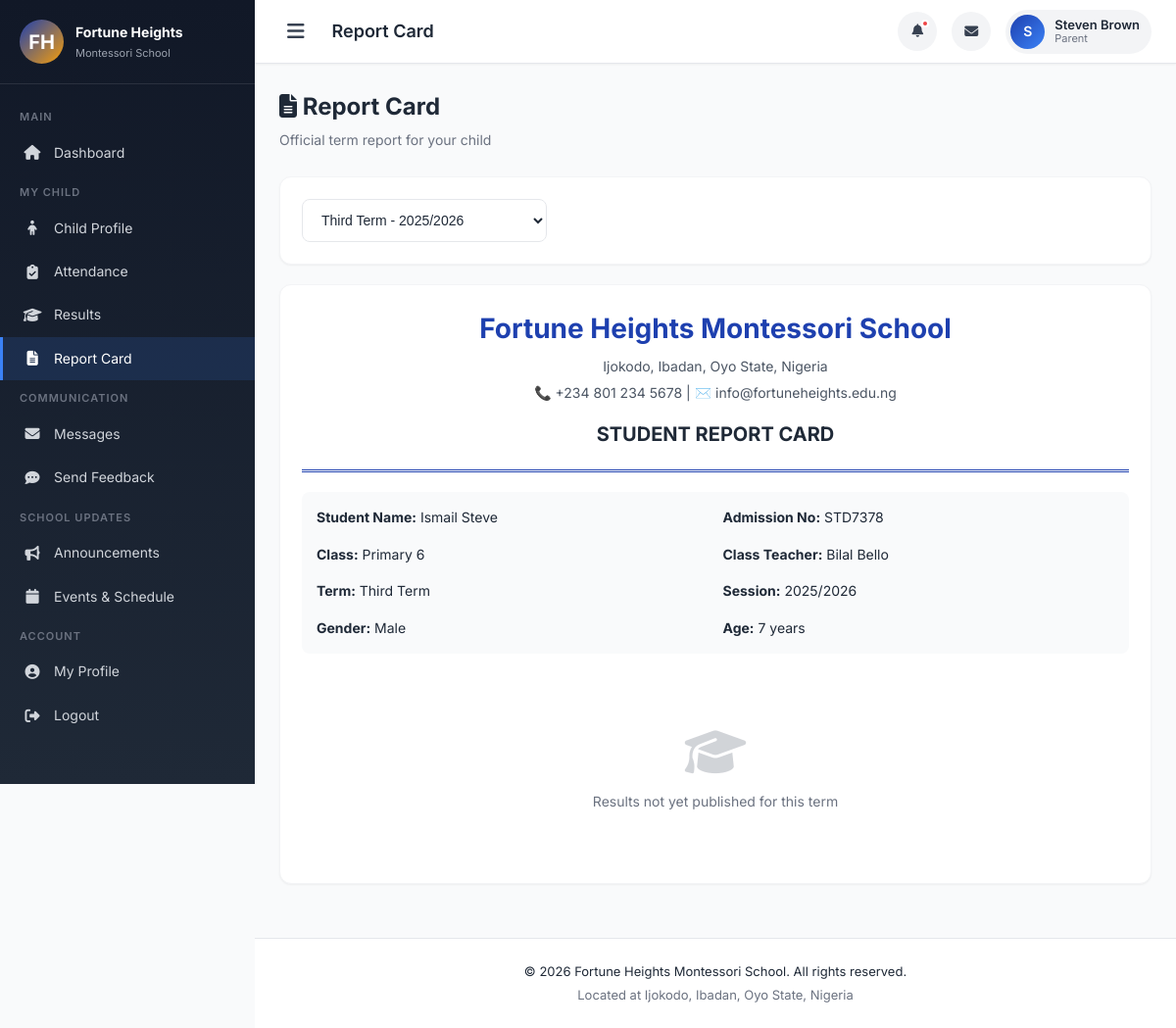
The page /public/index.php?page=report-card (signed in) on the database its author committed.
### tables this page shows
CREATE TABLE `students` (
  `id` int(11) NOT NULL,
  `admission_no` varchar(20) NOT NULL,
  `full_name` varchar(150) NOT NULL,
  `gender` enum('Male','Female') NOT NULL,
  `date_of_birth` date NOT NULL,
  `class_id` int(11) NOT NULL,
  `parent_id` int(11) NOT NULL,
  `admission_date` date NOT NULL,
  `address` text DEFAULT NULL,
  `medical_info` text DEFAULT NULL,
  `avatar` varchar(255) DEFAULT 'default.png',
  `is_active` tinyint(1) DEFAULT 1,
  `created_at` timestamp NOT NULL DEFAULT current_timestamp()
);

CREATE TABLE `classes` (
  `id` int(11) NOT NULL,
  `class_name` varchar(100) NOT NULL,
  `class_code` varchar(20) NOT NULL,
  `level` enum('Creche','Nursery','Primary') NOT NULL,
  `capacity` int(11) DEFAULT 30,
  `created_at` timestamp NOT NULL DEFAULT current_timestamp()
);

CREATE TABLE `teachers` (
  `id` int(11) NOT NULL,
  `staff_id` varchar(20) NOT NULL,
  `full_name` varchar(150) NOT NULL,
  `email` varchar(150) NOT NULL,
  `phone` varchar(20) DEFAULT NULL,
  `gender` enum('Male','Female') NOT NULL,
  `qualification` varchar(150) DEFAULT NULL,
  `password` varchar(255) NOT NULL,
  `avatar` varchar(255) DEFAULT 'default.png',
  `class_id` int(11) DEFAULT NULL,
  `is_active` tinyint(1) DEFAULT 1,
  `last_login` datetime DEFAULT NULL,
  `created_at` timestamp NOT NULL DEFAULT current_timestamp()
);

CREATE TABLE `academic_terms` (
  `id` int(11) NOT NULL,
  `session_id` int(11) NOT NULL,
  `term_name` varchar(50) NOT NULL,
  `start_date` date NOT NULL,
  `end_date` date NOT NULL,
  `is_current` tinyint(1) DEFAULT 0,
  `created_at` timestamp NOT NULL DEFAULT current_timestamp()
);

CREATE TABLE `academic_sessions` (
  `id` int(11) NOT NULL,
  `session_name` varchar(50) NOT NULL,
  `start_date` date NOT NULL,
  `end_date` date NOT NULL,
  `is_current` tinyint(1) DEFAULT 0,
  `created_at` timestamp NOT NULL DEFAULT current_timestamp()
);

### app/helpers/Functions.php (called while the page is built, shortened)
<?php
function e($string) {
    return htmlspecialchars($string ?? '', ENT_QUOTES, 'UTF-8');
}
function getCurrentTerm() {
    $db = db();
    $stmt = $db->query("SELECT t.*, s.session_name
        FROM academic_terms t
        JOIN academic_sessions s ON t.session_id = s.id
        WHERE t.is_current = 1 LIMIT 1");
    return $stmt->fetch();
}

### app/views/parent/report_card.php (the view, shortened to what this page needs)
<?php
require_once APP_PATH . '/views/layouts/header.php';
$db = db();
$terms = $db->query("SELECT t.*, s.session_name FROM academic_terms t
    JOIN academic_sessions s ON t.session_id = s.id ORDER BY t.start_date DESC")->fetchAll();
$selectedTerm = $_GET['term_id'] ?? (getCurrentTerm()['id'] ?? null);
$selectedChild = $_GET['child_id'] ?? null;
$stmt = $db->prepare("SELECT s.*, c.class_name, t.full_name as class_teacher
    FROM students s
    JOIN classes c ON s.class_id = c.id
    LEFT JOIN teachers t ON c.id = t.class_id
    WHERE s.parent_id = ? AND s.is_active = 1 ORDER BY s.full_name");
$stmt->execute([Auth::id()]);
$children = $stmt->fetchAll();
if (!$selectedChild && !empty($children)) $selectedChild = $children[0]['id'];
$results = [];
if ($selectedChild && $selectedTerm) {
    $stmt = $db->prepare("SELECT r.*, sub.subject_name
        FROM results r JOIN subjects sub ON r.subject_id = sub.id
        WHERE r.student_id = ? AND r.term_id = ? AND r.is_published = 1
        ORDER BY sub.subject_name");
    $stmt->execute([$selectedChild, $selectedTerm]);
    $results = $stmt->fetchAll();
}
$selectedChildData = null;
foreach ($children as $c) {
    if ($c['id'] == $selectedChild) { $selectedChildData = $c; break; }
}
?>
<div class="dashboard-wrapper">
    <?php include APP_PATH . '/views/layouts/sidebar.php'; ?>
    <div class="main-content">
        <?php include APP_PATH . '/views/layouts/topbar.php'; ?>
        <div class="content-area">
            <div class="page-header no-print">
                <div>
                    <h2><i class="fas fa-file-alt"></i> Report Card</h2>
                    <p>Official term report for your child</p>
                </div>
            </div>
            <?php if (empty($children)): ?>
                <div class="card"><div class="card-body">
                    <div class="empty-state"><i class="fas fa-child"></i><p>No children registered</p></div>
                </div></div>
            <?php else: ?>
                <div class="card mb-3 no-print">
                    <div class="card-body">
                        <form method="GET" class="d-flex gap-2 align-center" style="flex-wrap:wrap;">
                            <select name="term_id" class="form-control" style="width:250px;" onchange="this.form.submit()">
                                <?php foreach ($terms as $t): ?>
                                    <option value="<?= $t['id'] ?>" <?= $t['id'] == $selectedTerm ? 'selected' : '' ?>>
                                        <?= e($t['term_name']) ?> - <?= e($t['session_name']) ?>
                                    </option>
                                <?php endforeach; ?>
                            </select>
                        </form>
                    </div>
                </div>
                <?php if ($selectedChildData && $selectedTerm): ?>
                    <div class="card report-card">
                        <div class="card-body">
                            <div style="text-align:center;border-bottom:3px double var(--primary);padding-bottom:20px;margin-bottom:20px;">
                                <h1 style="color:var(--primary);margin:0;font-size:28px;"><?= e(SCHOOL_NAME) ?></h1>
                                <p style="margin:5px 0;color:var(--gray-600);"><?= e(SCHOOL_ADDRESS) ?></p>
                                <p style="margin:5px 0;color:var(--gray-600);">📞 <?= e(SCHOOL_PHONE) ?> | ✉️ <?= e(SCHOOL_EMAIL) ?></p>
                                <h2 style="margin-top:15px;color:var(--gray-800);font-size:20px;">STUDENT REPORT CARD</h2>
                            </div>
                            <div style="display:grid;grid-template-columns:repeat(2,1fr);gap:15px;margin-bottom:25px;padding:15px;background:var(--gray-50);border-radius:var(--radius);">
                                <div><strong>Student Name:</strong> <?= e($selectedChildData['full_name']) ?></div>
                                <div><strong>Admission No:</strong> <?= e($selectedChildData['admission_no']) ?></div>
                                <div><strong>Class:</strong> <?= e($selectedChildData['class_name']) ?></div>
                                <div><strong>Class Teacher:</strong> <?= e($selectedChildData['class_teacher'] ?? 'N/A') ?></div>
                                <div><strong>Term:</strong> <?= e($terms[array_search($selectedTerm, array_column($terms, 'id'))]['term_name'] ?? '') ?></div>
                                <div><strong>Session:</strong> <?= e($terms[array_search($selectedTerm, array_column($terms, 'id'))]['session_name'] ?? '') ?></div>
                                <div><strong>Gender:</strong> <?= e($selectedChildData['gender']) ?></div>
                                <div><strong>Age:</strong> <?= floor((time() - strtotime($selectedChildData['date_of_birth'])) / (365.25 * 24 * 3600)) ?> years</div>
                            </div>
                            <?php if (empty($results)): ?>
                                <div class="empty-state">
                                    <i class="fas fa-graduation-cap"></i>
                                    <p>Results not yet published for this term</p>
                                </div>
                            <?php endif; ?>
                        </div>
                    </div>
                <?php endif; ?>
            <?php endif; ?>
        </div>
        <?php include APP_PATH . '/views/layouts/footer.php'; ?>

### public/assets/css/style.css (style rules this page uses)
:root { --primary: #1e40af; --primary-dark: #1e3a8a; --primary-light: #3b82f6; --secondary: #f59e0b; --secondary-dark: #d97706; --success: #10b981; --danger: #ef4444; --warning: #f59e0b; --info: #06b6d4; --dark: #1f2937; --gray-900: #111827; --gray-800: #1f2937; --gray-700: #374151; --gray-600: #4b5563; --gray-500: #6b7280; --gray-400: #9ca3af; --gray-300: #d1d5db; --gray-200: #e5e7eb; --gray-100: #f3f4f6; --gray-50: #f9fafb; --white: #ffffff; --sidebar-width: 260px; --topbar-height: 65px; --shadow-sm: 0 1px 2px rgba(0,0,0,0.05); --shadow: 0 4px 6px -1px rgba(0,0,0,0.1), 0 2px 4px -1px rgba(0,0,0,0.06); --shadow-lg: 0 10px 15px -3px rgba(0,0,0,0.1), 0 4px 6px -2px rgba(0,0,0,0.05); --radius-sm: 0.25rem; --radius: 0.5rem; --radius-lg: 0.75rem; --radius-xl: 1rem; --transition: all 0.3s ease; }
* { margin: 0; padding: 0; box-sizing: border-box; }
body { font-family: 'Inter', -apple-system, BlinkMacSystemFont, 'Segoe UI', Roboto, sans-serif; font-size: 14px; line-height: 1.6; color: var(--gray-800); background: var(--gray-50); overflow-x: hidden; }
.form-control { width: 100%; padding: 12px 15px; border: 1.5px solid var(--gray-200); border-radius: var(--radius); font-size: 14px; transition: var(--transition); background: var(--white); color: var(--gray-800); }
.dashboard-wrapper { display: flex; min-height: 100vh; }
.main-content { flex: 1; margin-left: var(--sidebar-width); transition: var(--transition); min-width: 0; }
.content-area { padding: 25px; }
.page-header { display: flex; justify-content: space-between; align-items: center; margin-bottom: 25px; flex-wrap: wrap; gap: 15px; }
.page-header h2 { font-size: 24px; font-weight: 700; color: var(--gray-800); }
.page-header p { color: var(--gray-500); font-size: 14px; margin-top: 4px; }
.card { background: var(--white); border-radius: var(--radius-lg); box-shadow: var(--shadow-sm); overflow: hidden; transition: var(--transition); border: 1px solid var(--gray-100); }
.card-body { padding: 22px; }
.mb-3 { margin-bottom: 20px; }
.d-flex { display: flex; }
.align-center { align-items: center; }
.gap-2 { gap: 15px; }
.empty-state { text-align: center; padding: 50px 20px; color: var(--gray-500); }
.empty-state i { font-size: 50px; margin-bottom: 15px; opacity: 0.3; }

### public/assets/css/responsive.css (style rules this page uses)
:root { --primary: #1e40af; --primary-dark: #1e3a8a; --primary-light: #3b82f6; --secondary: #f59e0b; --secondary-dark: #d97706; --success: #10b981; --danger: #ef4444; --warning: #f59e0b; --info: #06b6d4; --dark: #1f2937; --gray-900: #111827; --gray-800: #1f2937; --gray-700: #374151; --gray-600: #4b5563; --gray-500: #6b7280; --gray-400: #9ca3af; --gray-300: #d1d5db; --gray-200: #e5e7eb; --gray-100: #f3f4f6; --gray-50: #f9fafb; --white: #ffffff; --sidebar-width: 260px; --topbar-height: 65px; --shadow-sm: 0 1px 2px rgba(0,0,0,0.05); --shadow: 0 4px 6px -1px rgba(0,0,0,0.1), 0 2px 4px -1px rgba(0,0,0,0.06); --shadow-lg: 0 10px 15px -3px rgba(0,0,0,0.1), 0 4px 6px -2px rgba(0,0,0,0.05); --radius-sm: 0.25rem; --radius: 0.5rem; --radius-lg: 0.75rem; --radius-xl: 1rem; --transition: all 0.3s ease; }
* { margin: 0; padding: 0; box-sizing: border-box; }
body { font-family: 'Inter', -apple-system, BlinkMacSystemFont, 'Segoe UI', Roboto, sans-serif; font-size: 14px; line-height: 1.6; color: var(--gray-800); background: var(--gray-50); overflow-x: hidden; }
.form-control { width: 100%; padding: 12px 15px; border: 1.5px solid var(--gray-200); border-radius: var(--radius); font-size: 14px; transition: var(--transition); background: var(--white); color: var(--gray-800); }
.dashboard-wrapper { display: flex; min-height: 100vh; }
.main-content { flex: 1; margin-left: var(--sidebar-width); transition: var(--transition); min-width: 0; }
.content-area { padding: 25px; }
.page-header { display: flex; justify-content: space-between; align-items: center; margin-bottom: 25px; flex-wrap: wrap; gap: 15px; }
.page-header h2 { font-size: 24px; font-weight: 700; color: var(--gray-800); }
.page-header p { color: var(--gray-500); font-size: 14px; margin-top: 4px; }
.card { background: var(--white); border-radius: var(--radius-lg); box-shadow: var(--shadow-sm); overflow: hidden; transition: var(--transition); border: 1px solid var(--gray-100); }
.card-body { padding: 22px; }
.mb-3 { margin-bottom: 20px; }
.d-flex { display: flex; }
.align-center { align-items: center; }
.gap-2 { gap: 15px; }
.empty-state { text-align: center; padding: 50px 20px; color: var(--gray-500); }
.empty-state i { font-size: 50px; margin-bottom: 15px; opacity: 0.3; }

### rows shown on the page
students: full_name "Ismail Steve", admission_no "STD7378", class.class_name "Primary 6", teachers.full_name "Bilal Bello", gender "Male"
academic_terms: term_name "Third Term", session.session_name "2025/2026"

### other values the page prints
$pageTitle "Report Card"
substr(Auth::name(), 0, 1) "S"
Auth::name() "Steven Brown"
Auth::role() "Parent"
SCHOOL_NAME "Fortune Heights Montessori School"
SCHOOL_ADDRESS "Ijokodo, Ibadan, Oyo State, Nigeria"
SCHOOL_PHONE "+234 801 234 5678"
SCHOOL_EMAIL "info@fortuneheights.edu.ng"
form field term_id "Third Term - 2025/2026"
